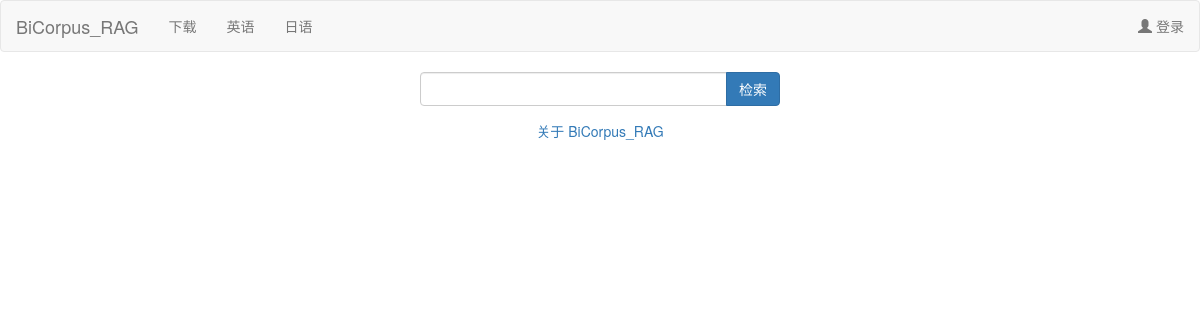
Page /allfiles.php on the earlier database version.
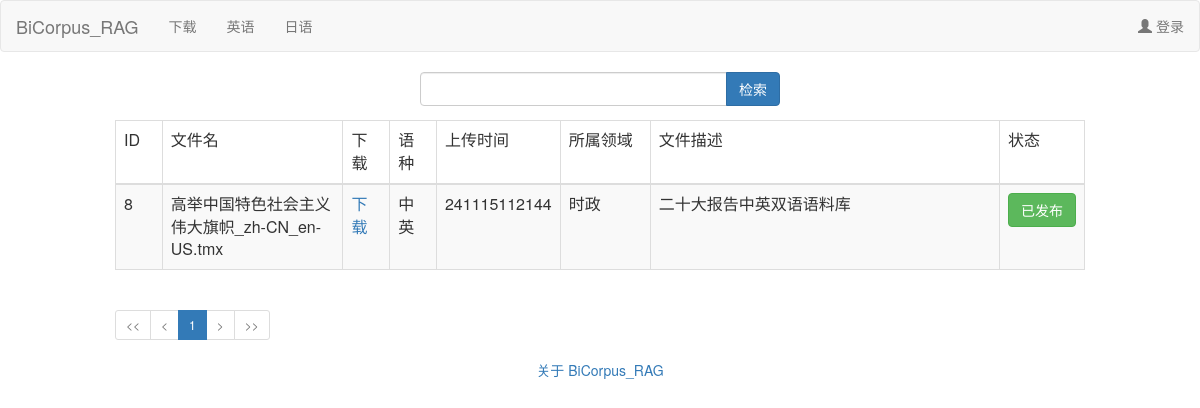
Same page on the later database version.
### tables this page shows
CREATE TABLE `files` (
  `id` int(5) NOT NULL,
  `sourcefilename` varchar(200) DEFAULT NULL,
  `savefilepath` varchar(200) DEFAULT NULL,
  `savefilename` varchar(200) DEFAULT NULL,
  `uploaduser` varchar(50) DEFAULT NULL,
  `uploadtime` varchar(50) DEFAULT NULL,
  `source_lang` varchar(100) NOT NULL COMMENT '源语言',
  `target_lang` varchar(100) NOT NULL COMMENT '目标语言',
  `field` varchar(50) DEFAULT NULL,
  `description` varchar(1000) DEFAULT NULL,
  `comments` varchar(500) NOT NULL,
  `status` int(5) NOT NULL DEFAULT '0'
);

### shared/resource.php (called while the page is built)
<?php
$strings = array(
    "title" => "BiCorpus_RAG",
    "description" => "该网站可用于上传、展示和管理双语数据，并与Ollama和AnythingLLM结合实现基于平行语料库的RAG。"
);
?>

### allfiles.php (the view, shortened to what this page needs)
<?php
include "shared/head.php";
?>
<?php
if (isset($_SESSION['login_user']) && !empty($_SESSION['login_user'])) {
	include "shared/navbar.php";
}
else
{
	include "shared/public_navbar.php";
}
?>
<div class="container-fluid">
   <div class="row">
      <div class="col-md-12">
		<div class="col-md-4">
		</div>
		<div class="col-md-4">
			<form method="GET" action="" >
				<div class="input-group">
                    <input type="text" class="form-control" name="query">
                    <span class="input-group-btn">
                        <button class="btn btn-primary" type="submit">检索</button>
                    </span>
				</div>
			</form>
		</div>
		<div class="col-md-4"></div>
	  </div>
   </div>
   <div class="row">
		<div class="col-md-1">
		</div>
		<div class="col-md-10">
		<?php
		mysqli_select_db($conn,DB_DATABASE);
		if(!isset($_GET["query"]))
		{
			$query = "";
		}
		else
		{
			$query = $_GET["query"];
		}
		$limit = 10;
		$adjacents = 4;
		if(isset($_GET['page']) && $_GET['page'] != "") {
			$page = $_GET['page'];
			$offset = $limit * ($page-1);
		} else {
			$page = 1;
			$offset = 0;
		}
		$sql_count_data = "SELECT COUNT(*) 'total_rows' FROM `files` WHERE status = 1 AND (sourcefilename LIKE '%{$query}%' OR field LIKE '%{$query}%' OR description LIKE '%{$query}%' OR uploaduser LIKE '%{$query}%')";
		mysqli_query($conn,"set names utf8");
		$count_data = mysqli_query($conn, $sql_count_data);
		$total_data = mysqli_fetch_array($count_data,MYSQLI_ASSOC);
		$total_rows = $total_data["total_rows"];
		$total_pages = ceil($total_rows / $limit);
		$sql = "SELECT * FROM files WHERE status = 1 AND (sourcefilename LIKE '%{$query}%' OR field LIKE '%{$query}%' OR description LIKE '%{$query}%' OR uploaduser LIKE '%{$query}%') ORDER BY uploadtime DESC limit $offset, $limit";
		mysqli_query($conn,"set names utf8");
		$result = mysqli_query($conn,$sql);
		if(mysqli_num_rows($result) > 0) {
		echo "<table class='table table-bordered table-striped'>
				<thead>
				<td width='5%'>ID</td>
				<td width='20%'>文件名</td>
				<td width='5%'>下载</td>
				<td width='5%'>语种</td>
				<td width='10%'>上传时间</td>
				<td width='10%'>所属领域</td>
				<td width='40%'>文件描述</td>
				<td width='5%'>状态</td>
			</thead>";
		while($row = mysqli_fetch_array($result, MYSQLI_ASSOC))
			{
				echo "<tr>
						<td>{$row["id"]}</td>
						<td>{$row["sourcefilename"]}</td>
						<td><a href='{$row["savefilepath"]}' target='_blank'>下载</a></td>
						";
				if ($row["source_lang"] == "zh-CN" && $row["target_lang"] == "en-US")
					{
						echo "<td>中英</td>";
					}
				elseif($row["source_lang"] == "en-US" && $row["target_lang"] == "zh-CN")
					{
						echo "<td>英中</td>";
					}
				elseif($row["source_lang"] == "zh-CN" && $row["target_lang"] == "ja-JP")
					{
						echo "<td>中日</td>";
					}
				elseif($row["source_lang"] == "ja-JP" && $row["target_lang"] == "zh-CN")
					{
						echo "<td>日中</td>";
					}
				elseif($row["source_lang"] == "zh-CN" && $row["target_lang"] == "fr-FR")
					{
						echo "<td>中法</td>";
					}
				elseif($row["source_lang"] == "fr-FR" && $row["target_lang"] == "zh-CN")
					{
						echo "<td>法中</td>";
					}
				elseif($row["source_lang"] == "zh-CN" && $row["target_lang"] == "ko")
					{
						echo "<td>中韩</td>";
					}
				elseif($row["source_lang"] == "ko" && $row["target_lang"] == "zh-CN")
					{
						echo "<td>韩中</td>";
					}
				elseif($row["source_lang"] == "zh-CN" && $row["target_lang"] == "es")
					{
						echo "<td>中西</td>";
					}
				elseif($row["source_lang"] == "es" && $row["target_lang"] == "zh-CN")
					{
						echo "<td>西中</td>";
					}
				elseif($row["source_lang"] == "zh-CN" && $row["target_lang"] == "ru")
					{
						echo "<td>中俄</td>";
					}
				elseif($row["source_lang"] == "ru" && $row["target_lang"] == "zh-CN")
					{
						echo "<td>俄中</td>";
					}
					else
					{
						echo "<td>待确认</td>";
					}
				echo "
						<td>{$row["uploadtime"]}</td>
						<td>{$row["field"]}</td>
						<td style='word-break:break-all'>{$row["description"]}</td>
						<td>";
						if($row["status"] == 0)
						{
							echo '<button type="button" class="btn btn-warning" >未发布</button>';
						}
						else
						{
							echo '<button type="button" class="btn btn-success" >已发布</button>';
						}
				echo		"</td>
					</tr>";
			}
		echo "</table>";
		}
		if($total_pages <= (1+($adjacents * 2)))
		{
			$start = 1;
			$end   = $total_pages;
		}
		?>
	<?php if($total_pages > 0) { ?>
          <ul class="pagination pagination-sm justify-content-center">
            <li class='page-item <?php ($page <= 1 ? print 'disabled' : '')?>'>
              <a class='page-link' href='allfiles.php?query=<?php echo $query;?>&page=1'><<</a>
            </li>
            <li class='page-item <?php ($page <= 1 ? print 'disabled' : '')?>'>
              <a class='page-link' href='allfiles.php?query=<?php echo $query;?>&page=<?php ($page>1 ? print($page-1) : print 1)?>'><</a>
            </li>
            <?php for($i=$start; $i<=$end; $i++) { ?>
            <li class='page-item <?php ($i == $page ? print 'active' : '')?>'>
              <a class='page-link' href='allfiles.php?query=<?php echo $query;?>&page=<?php echo $i;?>'><?php echo $i;?></a>
            </li>
            <?php } ?>
            <li class='page-item <?php ($page >= $total_pages ? print 'disabled' : '')?>'>
              <a class='page-link' href='allfiles.php?query=<?php echo $query;?>&page=<?php ($page < $total_pages ? print($page+1) : print $total_pages)?>'>></a>
            </li>
            <li class='page-item <?php ($page >= $total_pages ? print 'disabled' : '')?>'>
              <a class='page-link' href='allfiles.php?query=<?php echo $query;?>&page=<?php echo $total_pages;?>'>>>
              </a>
            </li>
          </ul>
       <?php   } ?>
		</div>
		<div class="col-md-1">
		</div>
	</div>
   </div>
<?php
include "shared/foot.php";
?>

### shared/head.php (shortened to what this page needs)
<?php
include "resource.php";
?>
<html>
<head>
<link href="css/bootstrap.min.css" rel="stylesheet">
<link rel="stylesheet" href="css/all.min.css">
</head>
<body>

### shared/public_navbar.php
<div class="row">
<div class="col-md-12">
<nav class="navbar navbar-default" role="navigation">
    <div class="container-fluid">
    <div class="navbar-header">
        <a class="navbar-brand" href="index.php"><?php echo $strings["title"]; ?></a>
    </div>
	<div>
	<ul class="nav navbar-nav">
			<li><a href="allfiles.php">下载</a></li>
			<li><a href="en">英语</a></li>
			<li><a href="jp">日语</a></li>
	</ul>
	</div>
	<ul class="nav navbar-nav navbar-right">
            <li><a href="login.php"><span class="glyphicon glyphicon-user"></span> 登录</a></li>
    </ul>
    </div>
</nav>
</div>
</div>

### shared/foot.php
	</body>
	<footer class="page-footer font-small blue pt-4">
  <div class="footer-copyright text-center py-3">
    <a href="notes"> 关于 <?php echo $strings["title"]; ?></a>
  </div>
</footer>
</html>

Differences in the rows shown:
added files: id "8", sourcefilename "高举中国特色社会主义伟大旗帜_zh-CN_en-US.tmx", source_lang "中英", uploadtime "241115112144", field "时政", description "二十大报告中英双语语料库", status "已发布"
Other differences:
text now shown: "ID 文件名 下载 语种 上传时间 所属领域 文件描述 状态 << < > >>"
new list line: "1"
